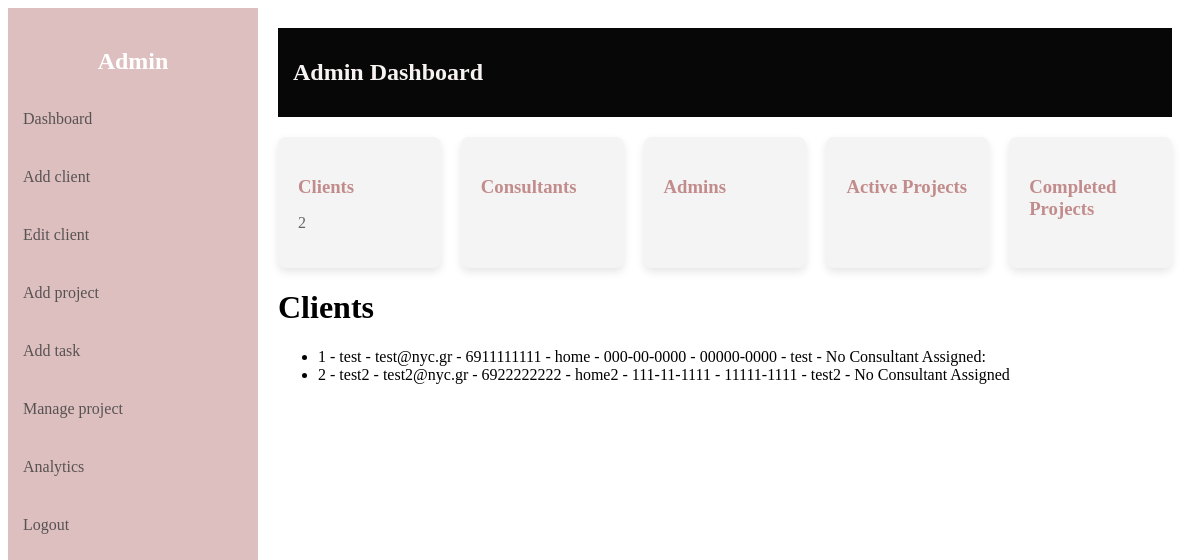
Before: /clients/list (signed in) with the older database file.
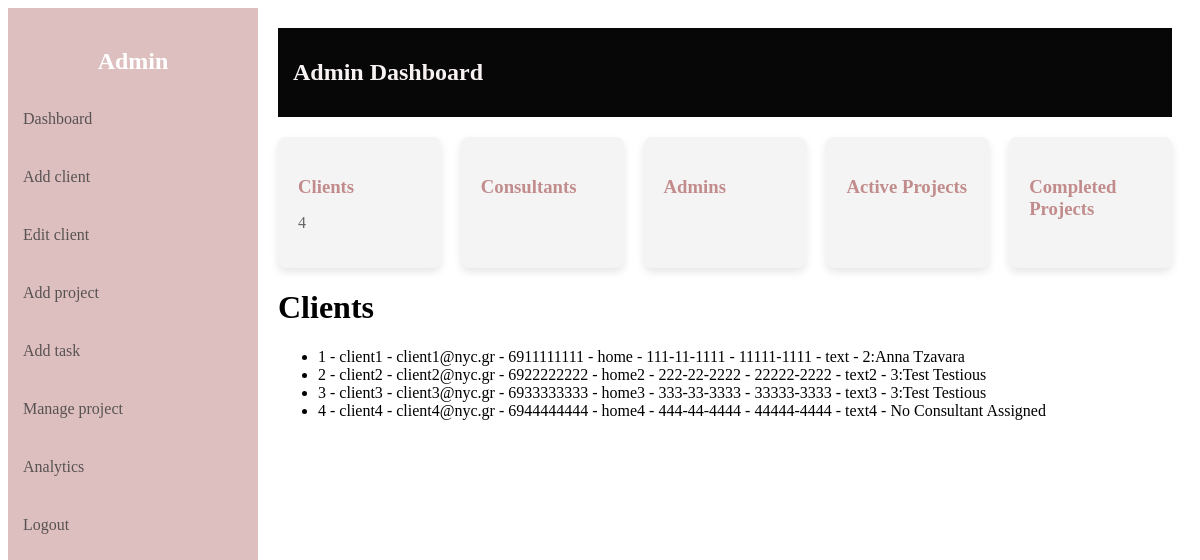
After: the same page with the newer database file.
### server.py (models this page shows)
class Client(db.Model):
    id = db.Column(db.Integer, primary_key=True)
    name = db.Column(db.String(150), nullable=False)
    email = db.Column(db.String(120), unique=True, nullable=False)
    phone = db.Column(db.String(10), unique=True, nullable=False)
    address = db.Column(db.String(200), nullable=False)
    ssn = db.Column(db.String(11), unique=True, nullable=False)
    postalcode = db.Column(db.String(10), nullable=False)
    notes = db.Column(db.String(500), nullable=True)
    consultant_id = db.Column(db.Integer, db.ForeignKey('user.id'), nullable=True)
    consultant = db.relationship('User', back_populates='clients')
    projects = db.relationship('Project', back_populates='client')

class User(UserMixin, db.Model):
    id = db.Column(db.Integer, primary_key=True)
    fullname = db.Column(db.String(150), nullable=False)
    username = db.Column(db.String(80), unique=True, nullable=False)
    email = db.Column(db.String(120), unique=True, nullable=False)
    phone = db.Column(db.String(10), unique=True, nullable=False)
    password = db.Column(db.String(200), nullable=False)
    role = db.Column(db.String(20), nullable=False, default='consultant')
    clients = db.relationship('Client', back_populates='consultant')
    projects = db.relationship('Project', secondary=project_consultants, back_populates='consultants')
    tasks = db.relationship('Task', back_populates='consultant')

### server.py (the view)
@app.route("/clients/list")
@login_required
def clients_list():
    if current_user.role != 'admin':
        return "Unauthorized", 403
    all_clients = Client.query.all()
    total_clients = Client.query.count()
    return render_template('clients_list.html', clients=all_clients, total_clients=total_clients)

### server.py (called while the page is built)
@login_manager.user_loader
def load_user(user_id):
    return User.query.get(int(user_id))

### templates/clients_list.html (shortened to what this page needs)
{% extends 'dashboard.html' %}
{% block content %}
    <h1>Clients</h1>
    <ul>
        {% for client in clients %}
        <li>
            {{ client.id }} -
            {{ client.name }} -
            {{ client.email }} -
            {{ client.phone }} -
            {{ client.address }} -
            {{ client.ssn }} -
            {{ client.postalcode }} -
            {{ client.notes }} -
            {{ client.consultant.id if client.consultant else 'No Consultant Assigned' }}{% if not loop.last %}:{% endif %}{{client.consultant.fullname}}
        </li>
        {% else %}
        <li>No Clients available.</li>
        {% endfor %}
    </ul>
{% endblock %}

Changed rows visible on the page:
changed Client "home": name "test" → "client1"; email "test@nyc.gr" → "client1@nyc.gr"; ssn "000-00-0000" → "111-11-1111"; postalcode "00000-0000" → "11111-1111"; notes "test" → "text"; consultant "No Consultant Assigned" → "2"; consultant.fullname (not shown) → "Anna Tzavara"
changed Client "home2": name "test2" → "client2"; email "test2@nyc.gr" → "client2@nyc.gr"; ssn "111-11-1111" → "222-22-2222"; postalcode "11111-1111" → "22222-2222"; notes "test2" → "text2"; consultant "No Consultant Assigned" → "3"; consultant.fullname (not shown) → "Test Testious"
added Client: id "3", name "client3", email "client3@nyc.gr", phone "6933333333", address "home3", ssn "333-33-3333", postalcode "33333-3333", notes "text3", consultant "3", consultant.fullname "Test Testious"
added Client: id "4", name "client4", email "client4@nyc.gr", phone "6944444444", address "home4", ssn "444-44-4444", postalcode "44444-4444", notes "text4", consultant "No Consultant Assigned"
Other visible differences:
{{ total_clients }}: "2" → "4"
